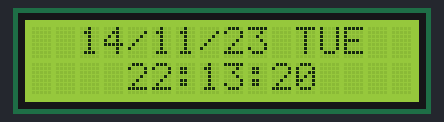
Bench run of a sketch on a simulated Arduino Mega 2560, built with avr-gcc and run on an emulated ATmega2560. Shown: 16×2 character LCD. The local clock reads 2024-03-15 10:24:30 at power-on unless the sketch sets it; what the sketch prints to the serial monitor is not drawn.

Above: at 0.1 s.
At 4.3 s:
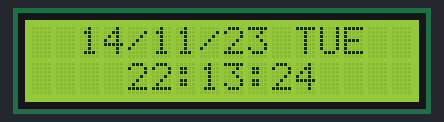
At 9.4 s:
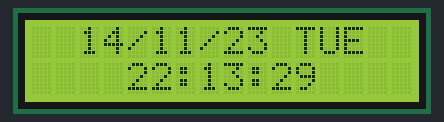
At 18.6 s:
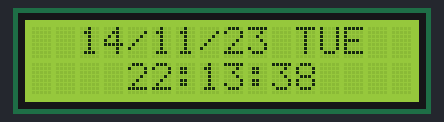
At 27.9 s:
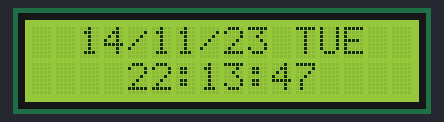
At 38.2 s:
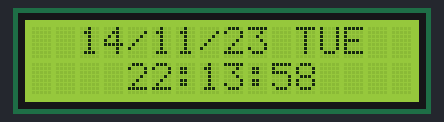

Measured:
- what the display in image 1 shows lasts 1.0 s, from 4.2 s to 5.2 s

The sketch:

rtc-lcd.ino
```cpp
/*
Arduino model: UNO
+ I2C devices:
    - RTC: 0x68
    - LCD I2C Address: 0x3F
*/

#include <Wire.h>
#include <LiquidCrystal_I2C.h>
#include <RTClib.h>

RTC_DS1307 rtc;
LiquidCrystal_I2C lcd(0x3F, 16, 2);

const int VCC1 = 43;
const int VCC2 = 45;
// const int VCC3 = 3;

void setup() {
    Serial.begin(9600);
    // Initialize LCD
    lcd.begin();
    lcd.backlight();

    // Check and set up rtc
    rtc.begin();
    if (! rtc.begin()) {
        Serial.println("Couldn't find RTC");
    }

    if (! rtc.isrunning()) {
        Serial.println("RTC is NOT running!");
    }

    // Adjust time
    // reset the clock
    // rtc.adjust(DateTime(2013, 1, 1, 0, 0, 0));
    // adjust the clock according to the computer
    rtc.adjust(DateTime(F(__DATE__), F(__TIME__)));
    // Set up VCCs

    pinMode(VCC1, OUTPUT);
    pinMode(VCC2, OUTPUT);
    // pinMode(VCC3, OUTPUT);
    digitalWrite(VCC1, HIGH);
    digitalWrite(VCC2, HIGH);
    // digitalWrite(VCC3, HIGH);
}

String TwoChar(int data_num) {
    String str = String(data_num);
    if (str.length() == 1) {
        str = "0" + str;
    }
    return str;
}

void loop() {
    Serial.println("BEGINNNNN");
    DateTime now = rtc.now();

    Serial.println(now.secondstime());
    String day, month, year, hour, minute, second;
    String weekday[7] = {"SUN", "MON", "TUE", "WED", "THU", "FRI", "SAT"};

    day = TwoChar(now.day());
    month = TwoChar(now.month());
    year = String(now.year() % 100);
    hour = TwoChar(now.hour());
    minute = TwoChar(now.minute());
    second = TwoChar(now.second());

    lcd.setCursor(2, 0);
    lcd.print(day + "/" + month + "/" + year + " " + weekday[now.dayOfTheWeek()]);
    Serial.println(day + "/" + month + "/" + year + " " + weekday[now.dayOfTheWeek()]);
    lcd.setCursor(4, 1);
    lcd.print(hour + ":" + minute + ":" + second);

    int prev_time = now.secondstime();
    now = rtc.now();
    delay(1000);
}
```
